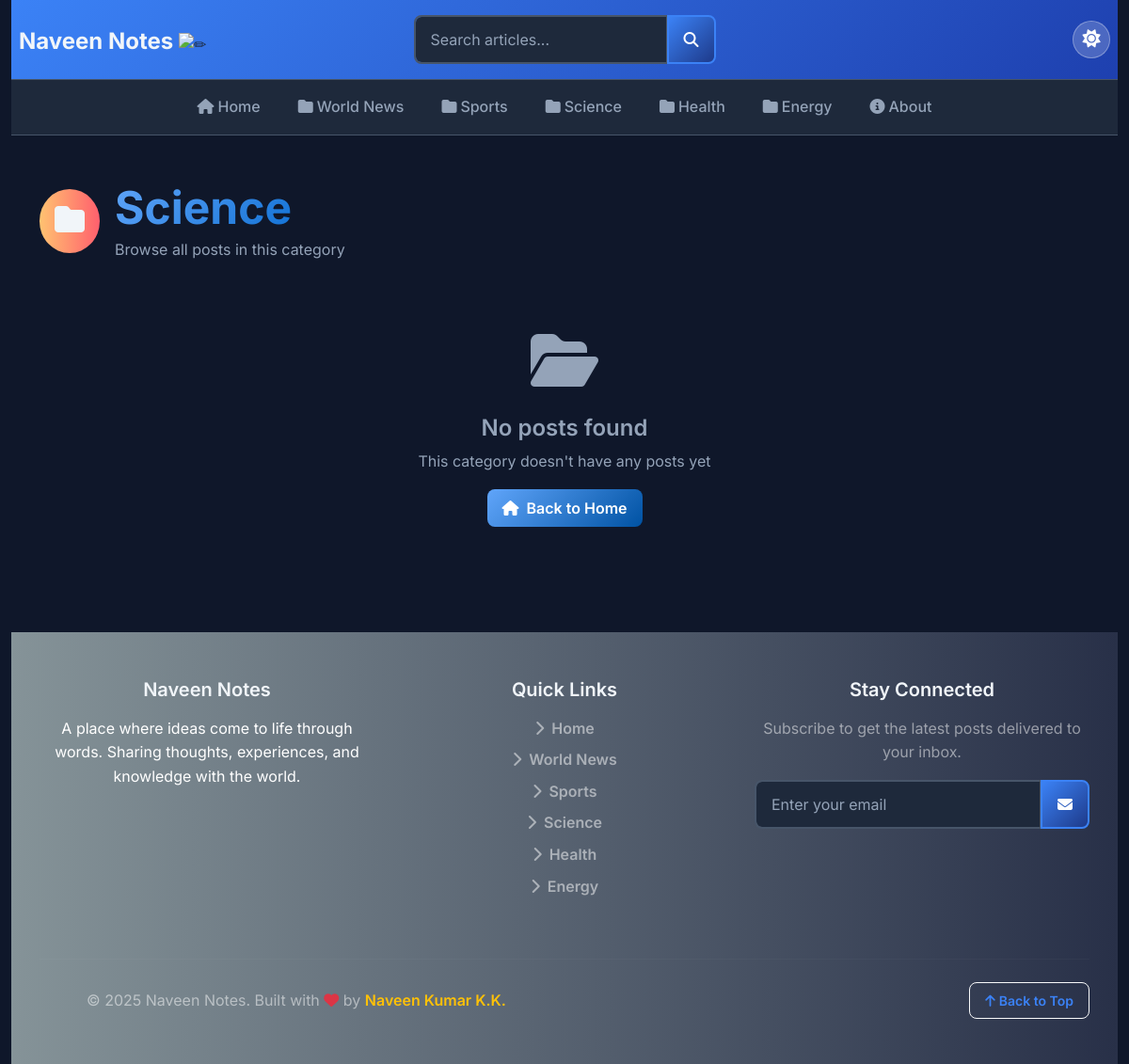
Page /category/3/ on the earlier database version.
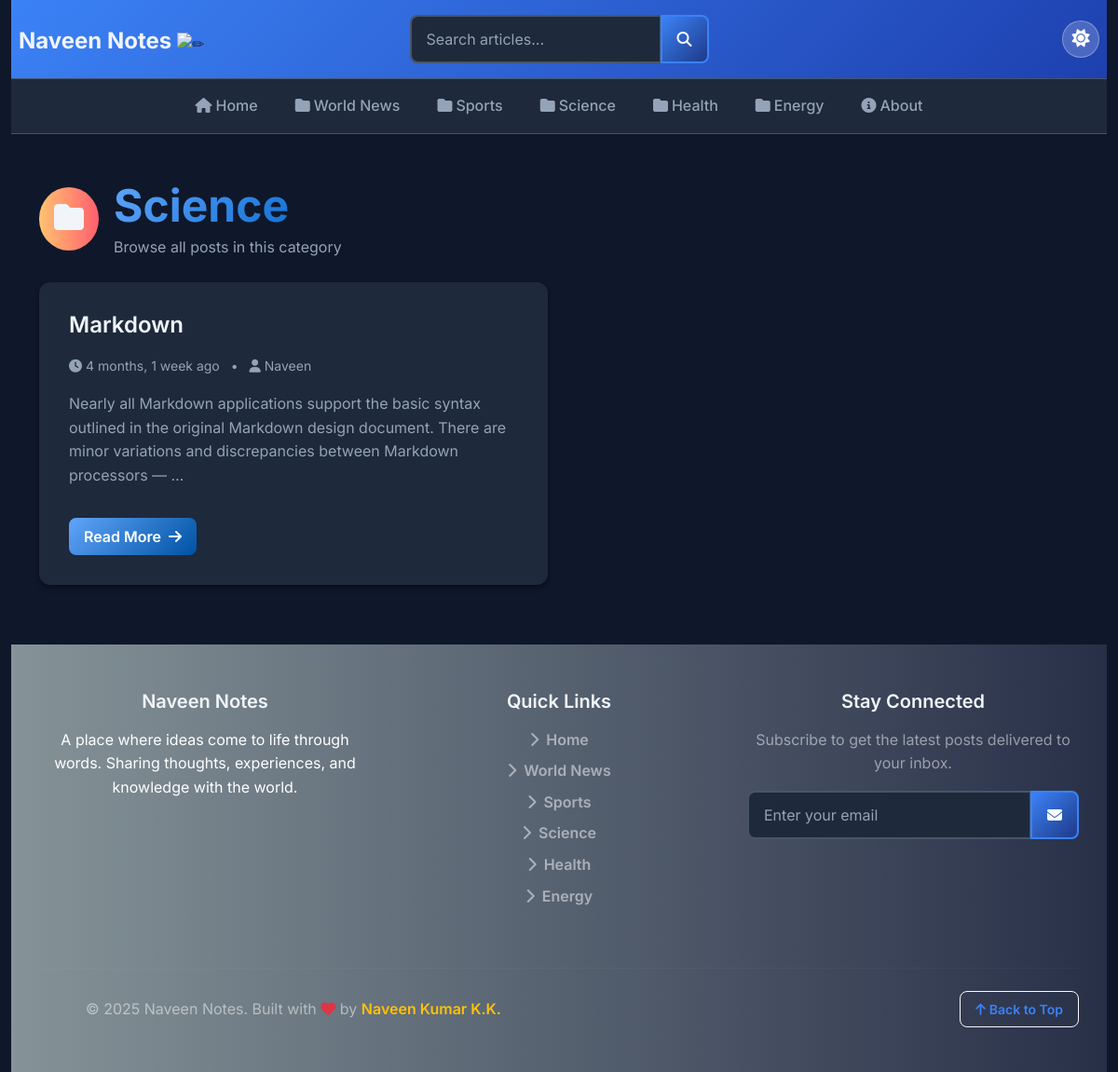
Same page on the later database version.
### blogs/models.py (models this page shows, shortened)
class Category(models.Model):
    category_name = models.CharField(max_length=50, unique=True)
    created_at = models.DateField(auto_now_add=True)
    updated_at = models.DateTimeField(auto_now=True)
    class Meta:
        verbose_name_plural = "categories"
    def __str__(self):
        return self.category_name

class Blog(models.Model):
    title = models.CharField(max_length=100)
    slug = models.SlugField(max_length=150, unique=True, blank=True)
    category = models.ForeignKey(Category, on_delete=models.CASCADE)
    author = models.ForeignKey(User, on_delete=models.CASCADE)
    feature_image = models.ImageField(upload_to="uploads/%Y/%m/%d")
    short_description = models.TextField(max_length=500)
    blog_body = models.TextField(max_length=4000)
    status = models.CharField(
        max_length=20, choices=BLOG_STATUS_CHOICES, default="Draft"
    )
    is_featured = models.BooleanField(default=False)
    created_at = models.DateTimeField(auto_now_add=True)
    updated_at = models.DateTimeField(auto_now=True)

### blogs/views.py (the view)
# urls.py: path('<int:category_id>/',views.posts_by_category,name='posts_by_category')
def posts_by_category(request, category_id):
    posts = Blog.objects.filter(status="Published", category=category_id)
    try:
        category = Category.objects.get(id=category_id)
    except:
        return redirect("404.html")
    context = {"posts": posts, "category": category}
    return render(request, "posts_by_category.html", context)

### blogs/context_processors.py (called while the page is built)
def get_categories(request):
    categories = Category.objects.all()
    return dict(categories=categories)

def get_social_links(request):
    social_media_links = SocialMedia.objects.filter(status='Active').order_by('order')
    return dict(social_media_links=social_media_links)

def get_about(request):
    about =  About.objects.first()
    return dict(about=about)

### templates/posts_by_category.html
{% extends "base.html" %}
{% block content %}
<div class="container my-5">
    <div class="row">
        <div class="col-12">
            <div class="d-flex align-items-center mb-4">
                <div class="gradient-yellow rounded-circle p-3 me-3">
                    <i class="fas fa-folder fa-2x text-white"></i>
                </div>
                <div>
                    <h2 class="text-gradient mb-1 display-5 fw-bold">{{ category | capfirst }}</h2>
                    <p class="text-muted mb-0">Browse all posts in this category</p>
                </div>
            </div>
            {% if posts %}
                <div class="row g-4">
                    {% for post in posts %}
                        <div class="col-lg-6">
                            <div class="card h-100 shadow-custom">
                                <div class="card-body d-flex flex-column">
                                    <h3 class="card-title h5">
                                        <a href="{% url 'blogs' post.slug %}" class="text-decoration-none">{{ post.title }}</a>
                                    </h3>
                                    <div class="mb-3">
                                        <small class="text-muted">
                                            <i class="fas fa-clock me-1"></i>{{ post.created_at | timesince }} ago
                                            <span class="mx-2">•</span>
                                            <i class="fas fa-user me-1"></i>{{ post.author | capfirst }}
                                        </small>
                                    </div>
                                    <p class="card-text flex-grow-1">{{ post.short_description | truncatewords:25 }}</p>
                                    <a href="{% url 'blogs' post.slug %}"
                                       class="btn btn-primary mt-3 align-self-start">
                                        Read More <i class="fas fa-arrow-right ms-1"></i>
                                    </a>
                                </div>
                            </div>
                        </div>
                    {% endfor %}
                </div>
            {% else %}
                <div class="text-center py-5">
                    <i class="fas fa-folder-open fa-4x text-muted mb-4"></i>
                    <h4 class="text-muted">No posts found</h4>
                    <p class="text-muted">This category doesn't have any posts yet</p>
                    <a href="{% url 'home' %}" class="btn btn-primary">
                        <i class="fas fa-home me-2"></i>Back to Home
                    </a>
                </div>
            {% endif %}
        </div>
    </div>
</div>
{% endblock %}

### templates/base.html (shortened to what the changed rows need)
{% load static %}
<!DOCTYPE html>
<html lang="en">
    <head>
        <link href="https://cdn.jsdelivr.net/npm/bootstrap@5.3.2/dist/css/bootstrap.min.css" rel="stylesheet">
        <link rel="stylesheet" href="https://cdnjs.cloudflare.com/ajax/libs/font-awesome/6.5.1/css/all.min.css">
        <link href="{% static 'css/blog.css' %}" rel="stylesheet">
    </head>
    <body>
        <div class="container-fluid">
            <div class="nav-scroller py-1 mb-4">
                <nav class="nav d-flex justify-content-center">
                    <a class="nav-link active" href="{% url 'home' %}">
                        <i class="fas fa-home me-1"></i>Home
                    </a>
                    {% for category in categories %}
                        <a class="nav-link"
                           href="{% url 'posts_by_category' category.id %}">
                            <i class="fas fa-folder me-1"></i>{{ category.category_name|capfirst }}
                        </a>
                    {% endfor %}
                    <a class="nav-link" href="#about">
                        <i class="fas fa-info-circle me-1"></i>About
                    </a>
                </nav>
            </div>
            {% block content %}{% endblock %}
            <footer class="blog-footer">
                <div class="container">
                    <div class="row">
                        <div class="col-lg-4 mb-4">
                            <ul class="list-unstyled">
                                {% for category in categories|slice:":5" %}
                                    <li class="mb-2"><a href="{% url 'posts_by_category' category.id %}" class="text-white-50 text-decoration-none"><i class="fas fa-chevron-right me-2"></i>{{ category.category_name|capfirst }}</a></li>
                                {% endfor %}
                            </ul>
                        </div>
                    </div>
                </div>
            </footer>
        </body>
    </body>
    </html>

Differences in the rows shown:
added Blog: title "Markdown", created_at "4 months, 1 week", author "Naveen", short_description "Nearly all Markdown applications support the basic syntax outlined in the original Markdown design document. There are minor variations and discrepancies between Markdown processors — …"
Other differences:
text no longer shown: "No posts found This category doesn't have any posts yet Back to Home"
